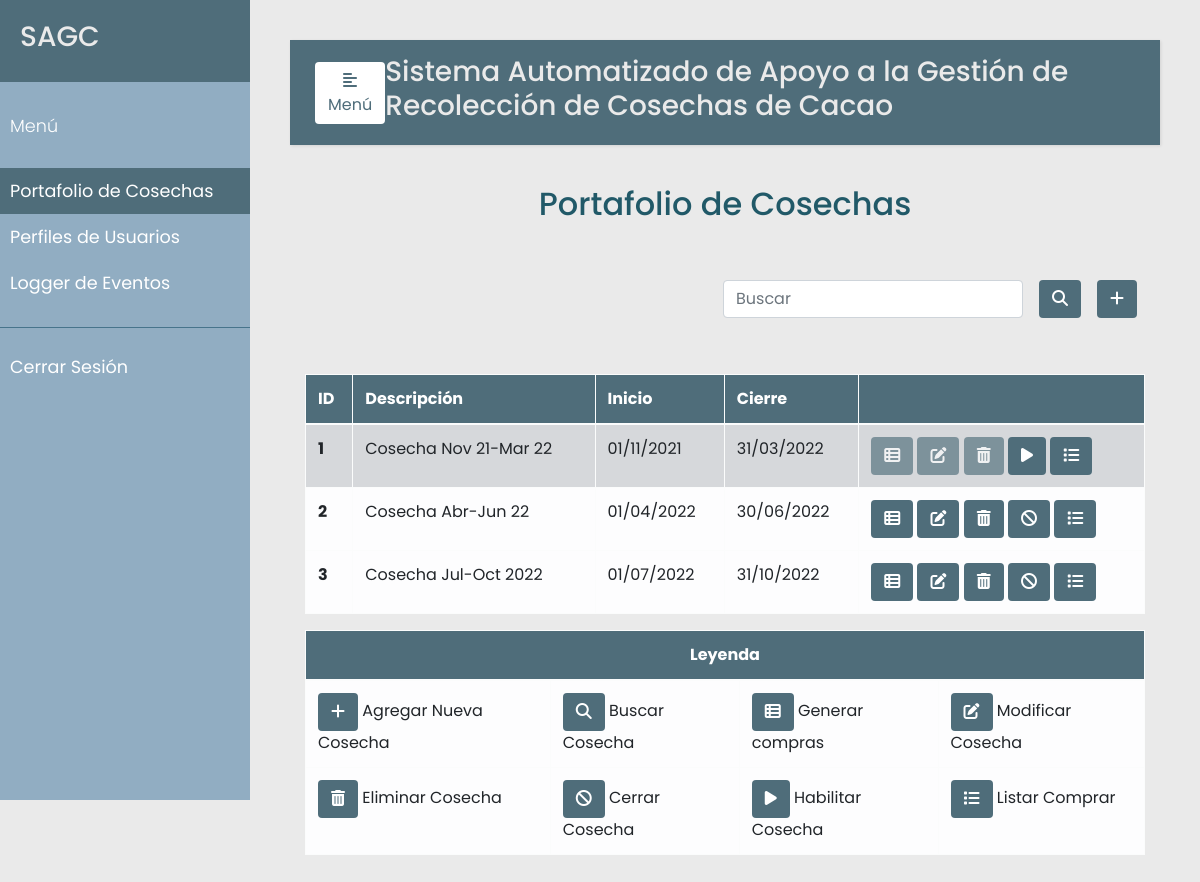
The page /cosecha (signed in) on the database as committed earlier.
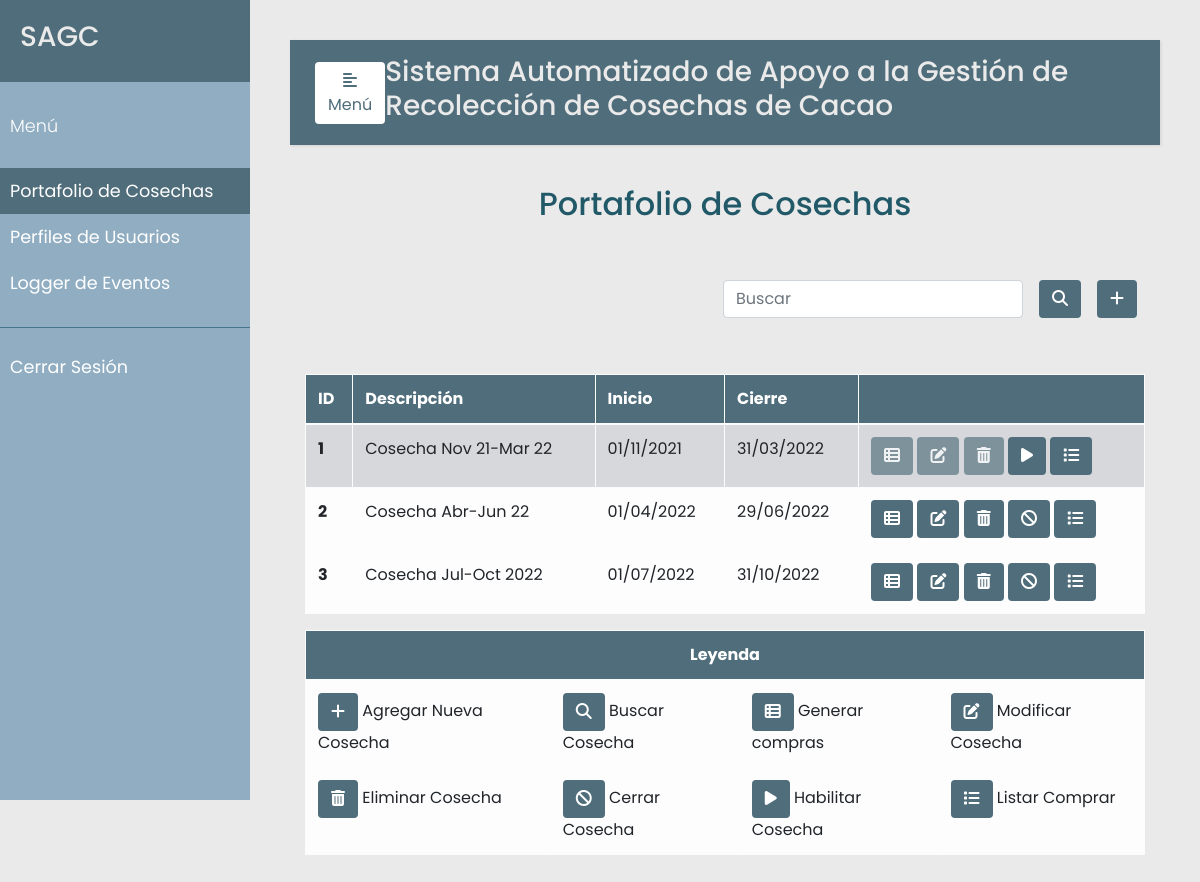
The same page on the database as committed later.
### models.py (models this page shows, shortened)
class Cosecha(db.Model):
    __tablename__ = 'cosechas'
    id = db.Column(db.Integer, primary_key=True)
    descripcion = db.Column(db.String(120), unique=True)
    inicio = db.Column(db.DateTime, nullable=False)
    cierre = db.Column(db.DateTime, nullable=False)
    estado = db.Column(db.Boolean, default=True)
    compras = db.relationship('Compra', backref='cosechas')

### cosechas.py (the view, shortened to what this page needs)
@app.route("/cosecha", methods=['GET', 'POST'])
@login_required
def cosecha():
    error=None
    cosechas = Cosecha.query.all()
    return render_template('cosecha.html', error=error, cosechas=cosechas)

### decoradores.py (called while the page is built)
def login_required(f):
    @wraps(f)
    def wrap(*args, **kwargs):
        if 'logged_in' in session:
            return f(*args, **kwargs)
        else:
            flash('Necesitas iniciar sesión primero')
            return redirect(url_for('login'))
    return wrap

### templates/cosecha.html (shortened to what this page needs)
{% extends "base.html" %}
{% set active_page = "cosecha" %}
{% block content %}
<div class="container h-100">
    <p class="text-center h2 fw-bold mb-5 mx-1 mx-md-4 mt-4">Portafolio de Cosechas</p>
    <div class="d-flex flex-row-reverse bd-highlight">
        <div class="p-2 bd-highlight">
          <button type="button" class="btn" style="color:#fff; background-color:#4F6D7A;" data-toggle="modal" data-target="#exampleModalLong">
            <i class="fa-solid fa-plus"></i>
          </button>
        </div>
        <div class="p-2 bd-highlight" style="display:flex; align-content: flex-end;">
          <form action='/cosecha/search' method="post" class="form-inline" style="justify-content: flex-end">
            <input class="form-control mr-3 w-75" type="text" placeholder="Buscar" aria-label="Buscar" name="search_cosecha">
            <button type="submit" id="search_cosecha" name="action-type" value="search" class="btn" style="color:#fff; background-color:#4F6D7A;">
              <i class="fas fa-search" aria-hidden="true"></i>
            </button>
          </form>
        </div>
      </div>
    <br/>
    <br>
    <table class="table table-bordered table-light table-hover">
      <thead>
        <tr>
          <th scope="col">ID</th>
          <th scope="col">Descripción</th>
          <th scope="col">Inicio</th>
          <th scope="col">Cierre</th>
          <th scope="col"></th>
        </tr>
      </thead>
      <tbody>
        {% for u in cosechas %}
        <tr {% if not u.estado %} class="table-secondary" {% endif %}>
          <th scope="row">{{u.id}}</th>
          <td >{{u.descripcion}}</td>
          <td>{{u.inicio.date().strftime("%d/%m/%Y") }}</td>
          <td>{{u.cierre.date().strftime("%d/%m/%Y") }}</td>
          <td>
            <a href="/cosecha/{{ u.id }}/compras" {% if not u.estado %} style="pointer-events: none" {% endif %}>
                <button {% if not u.estado %} disabled {% endif %} type="submit" class="btn action" data-toggle="tooltip"
                  data-placement="bottom" title="Generar Compras">
                  <i class="fa-solid fa-table-list"></i>
                </button>
            </a>
            <button {% if not u.estado %} disabled {% endif %} type="button" class="btn action" data-toggle="modal"
              data-placement="bottom" title="Modificar Cosecha" data-target="#edit-modal-{{u.id}}">
                <i class="fas fa-edit"></i>
            </button>
            <button {% if not u.estado %} disabled {% endif %} type="button" class="btn action" data-toggle="modal"
              data-placement="bottom" title="Eliminar Cosecha" data-target="#delete-modal-{{u.id}}">
                <i class="fas fa-trash-alt"></i>
            </button>
            <a href="/cosecha/{{ u.id }}/habilitar">
              <button type="button" class="btn action" data-toggle="tooltip" data-placement="bottom" title="Habilitar/Cerrar Cosecha">
                {% if not u.estado %}
                  <i class="fa-solid fa-play"></i>
                {% else %}
                  <i class="fa-solid fa-ban"></i>
                {% endif %}
              </button>
            </a>
            <button type="button" class="btn action" data-toggle="modal"
              data-placement="bottom" title="Listar Compras" data-target="#list-modal-{{u.id}}">
              <i class="fas fa-list"></i>
            </button>
          </td>
        </tr>
        </div>
        {% endfor %}
    <table class="table table-bordered table-light table-hover">
    <thead>
      <tr>
        <th class="tg-baqh" colspan="4" style="text-align: center" >Leyenda</th>
      </tr>
    </thead>
    <tbody>
      <tr>
        <td class="tg-0lax">
          <button class="btn nohover" style="color:#fff; background-color:#4F6D7A; ">
            <i class="fa-solid fa-plus"></i>
          </button>
          Agregar Nueva Cosecha
        </td>
        <td class="tg-0lax">
          <button class="btn nohover" style="color:#fff; background-color:#4F6D7A; ">
            <i class="fas fa-search" aria-hidden="true"></i>
          </button>
          Buscar Cosecha
        </td>
        <td class="tg-0lax">
          <button class="btn nohover" style="color:#fff; background-color:#4F6D7A; ">
                  <i class="fa-solid fa-table-list"></i>
          </button>
          Generar compras
        </td>
        <td class="tg-0lax">
          <button class="btn nohover" style="color:#fff; background-color:#4F6D7A; ">
              <i class="fas fa-edit"></i>
          </button>
          Modificar Cosecha
        </td>
      </tr>
      <tr>
        <td class="tg-0lax">
          <button class="btn nohover" style="color:#fff; background-color:#4F6D7A; ">
              <i class="fas fa-trash-alt"></i>
          </button>
          Eliminar Cosecha
        </td>
        <td class="tg-0lax">
          <button class="btn nohover" style="color:#fff; background-color:#4F6D7A; ">
              <i class="fa-solid fa-ban"></i>
          </button>
          Cerrar Cosecha
        </td>
        <td class="tg-0lax">
          <button class="btn nohover" style="color:#fff; background-color:#4F6D7A; ">
              <i class="fa-solid fa-play"></i>
          </button>
          Habilitar Cosecha
        </td>
        <td class="tg-0lax">
          <button class="btn nohover" style="color:#fff; background-color:#4F6D7A; ">
            <i class="fas fa-list"></i>
          </button>
          Listar Comprar
        </td>
      </tr>
    </tbody>
    </table>
{% endblock %}

### templates/base.html (shortened to what this page needs)
<!DOCTYPE html>
<html lang="en">
<head>
    <link rel="stylesheet" href="https://cdn.jsdelivr.net/npm/bootstrap@4.3.1/dist/css/bootstrap.min.css">
    <link rel="stylesheet" href="{{ url_for('static', filename='../static/css/styles.css') }}">
    <link rel="stylesheet" href="https://cdnjs.cloudflare.com/ajax/libs/malihu-custom-scrollbar-plugin/3.1.5/jquery.mCustomScrollbar.min.css">
    <link rel="stylesheet" href="https://cdnjs.cloudflare.com/ajax/libs/font-awesome/6.1.1/css/all.min.css" />
</head>
<body>
    <div class="wrapper">
        <nav id="sidebar">
            <div class="sidebar-header">
                <h3>SAGC</h3>
            </div>
            <ul class="list-unstyled components">
                <p>Menú</p>
                {% if session['logged_in'] %}
                    <li class="nav-item {% if active_page == 'cosecha' %}active{% endif %}">
                    <a class="nav-link" href="{{url_for('cosecha')}}">Portafolio de Cosechas</a>
                    </li>
                    {% if session['rol_admin'] %}
                    <li class="nav-item {% if active_page == 'perfiles' %}active{% endif %}">
                    <a class="nav-link" href="{{url_for('perfiles')}}">Perfiles de Usuarios</a>
                    </li>
                    {% endif %}
                    <li class="nav-item {% if active_page == 'eventos' %}active{% endif %}">
                    <a class="nav-link" href="{{url_for('eventos')}}">Logger de Eventos</a>
                    </li>
                {% endif %}
            </ul>
            {% if session['logged_in'] %}
            <ul class="list-unstyled others">
                    <li class="nav-item">
                    <a class="nav-link" href="{{url_for('logout')}}">Cerrar Sesión</a>
                    </li>
            </ul>
            {% endif %}
        </nav>
        <div id="content">
            <nav class="navbar navbar-expand-lg" style="background-color:#4F6D7A;">
                <div class="container-fluid">
                    <button type="button" id="sidebarCollapse" class="btn" style="background-color:#fff; color: #4F6D7A;">
                        <i class="fas fa-align-left"></i>
                        <span>Menú</span>
                    </button>
                    <h3>Sistema Automatizado de Apoyo a la Gestión de Recolección de Cosechas de Cacao</h3>
                </div>
            </nav>
            {% block content %}
            {% endblock %}
</body>
</html>

### static/css/styles.css (style rules this page uses)
body { font-family: 'Poppins', sans-serif; background: #EAEAEA; }
p { font-family: 'Poppins', sans-serif; font-size: 1.1em; font-weight: 300; line-height: 1.7em; color: #215968; }
h3 { color: #EAEAEA; }
a, a:hover, a:focus { color: inherit; text-decoration: none; transition: all 0.3s; }
.navbar { padding: 15px 10px; background: #fff; border: none; border-radius: 0; margin-bottom: 40px; box-shadow: 1px 1px 3px rgba(0, 0, 0, 0.1); }
.wrapper { display: flex; width: 100%; }
#sidebar { width: 250px; position: fixed; top: 0; left: 0; height: 100vh; z-index: 999; background: #91ADC2; color: #fff; transition: all 0.3s; }
#sidebar .sidebar-header { padding: 20px; background: #4F6D7A; }
#sidebar ul.components { padding: 20px 0; border-bottom: 1px solid #47748b; }
#sidebar ul p { color: #fff; padding: 10px; }
#sidebar ul li a { padding: 10px; font-size: 1.1em; display: block; }
#sidebar ul li.active>a, a[aria-expanded="true"] { color: #fff; background: #4F6D7A; }
#content { width: calc(100% - 250px); padding: 40px; min-height: 100vh; transition: all 0.3s; position: absolute; top: 0; right: 0; }
.btn.action { color:#fff; background-color:#4F6D7A; }
thead { color:#fff; background-color:#4F6D7A; }

Rows that differ between the two databases and show on the page:
changed Cosecha "Cosecha Abr-Jun 22": cierre "30/06/2022" → "29/06/2022"
